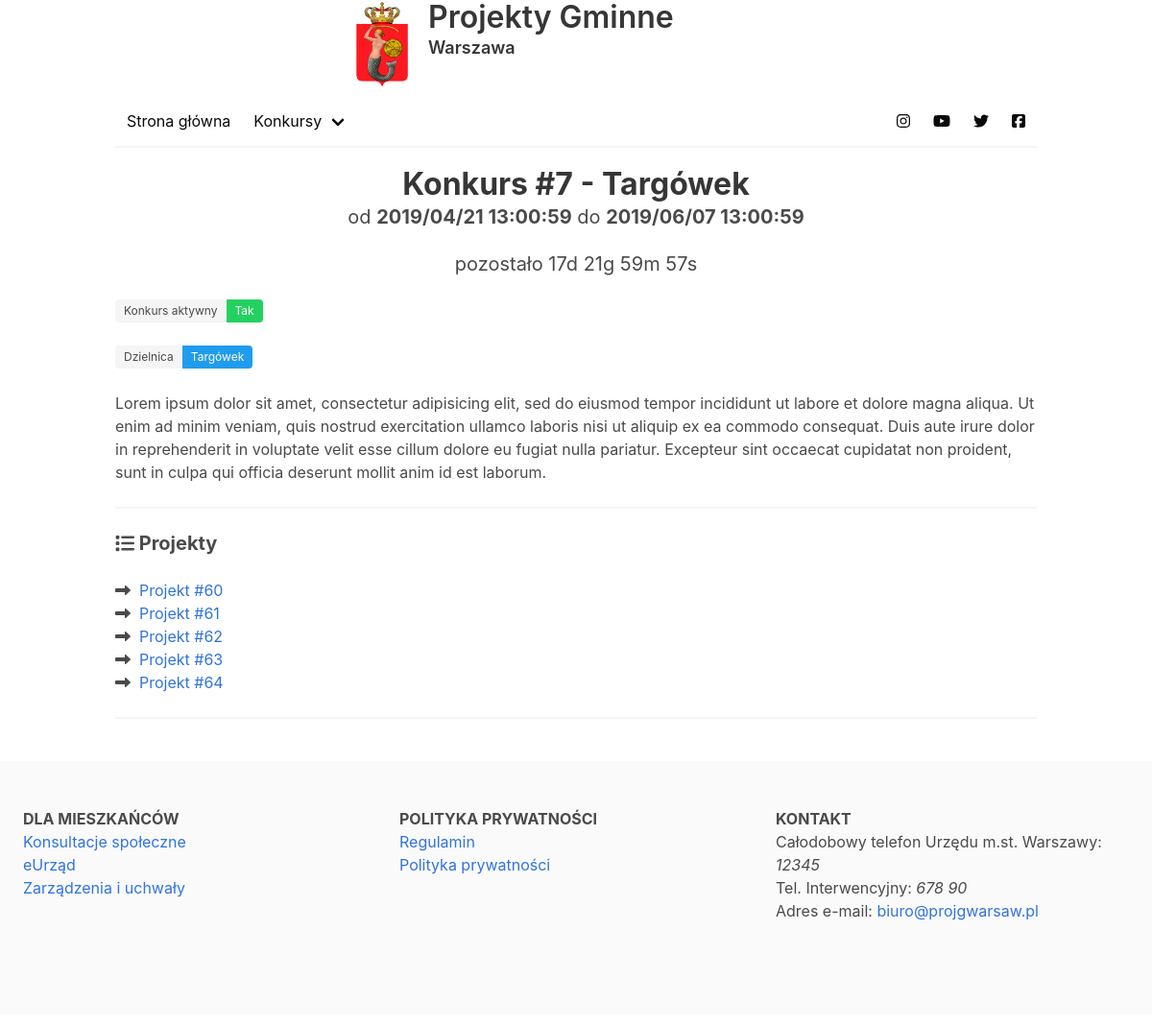
Page /konkursy/konkurs/360 on the committed database.
### projekty_gminne/models.py (models this page shows, shortened)
class Konkurs(models.Model):
    class Meta:
        verbose_name_plural = "Konkursy"
    date_added = models.DateTimeField(auto_now_add=True)
    date_modified = models.DateTimeField(auto_now=True)
    dogrywka = models.BooleanField(default=False)
    dzielnica_id = models.ForeignKey(
        'Dzielnica', null=False, on_delete=models.CASCADE)
    date_start = models.DateTimeField(null=False)
    date_finish = models.DateTimeField(null=False)
    name = models.CharField(max_length=256, null=False)
    description = models.TextField(max_length=1024, null=False, blank=False)

class Dzielnica(models.Model):
    class Meta:
        verbose_name_plural = "Dzielnice"
    date_added = models.DateTimeField(auto_now_add=True)
    date_modified = models.DateTimeField(auto_now=True)
    gmina_id = models.ForeignKey(
        'Gmina', null=False, on_delete=models.CASCADE)
    name = models.CharField(max_length=128, null=False)
    def __str__(self):
        return self.name

class Projekt(models.Model):
    class Meta:
        verbose_name_plural = "Projekty"
    date_added = models.DateTimeField(auto_now_add=True)
    date_modified = models.DateTimeField(auto_now=True)
    konkurs_id = models.ForeignKey(
        'Konkurs', on_delete=models.CASCADE)
    name = models.CharField(max_length=256, null=False)
    instytucja_wdrazajaca = models.CharField(max_length=256, null=False)
    wnioskodawca = models.CharField(max_length=128, null=False)
    okres_realizacji_od = models.DateField(null=False)
    okres_realizacji_do = models.DateField(null=False)
    wartosc_projektu = models.CharField(max_length=32)
    kwota_dofinansowania = models.CharField(max_length=32)
    waluta = models.CharField(choices=CURRENCY, max_length=3, default="PLN")
    nr_wniosku = models.CharField(blank=True, null=True, max_length=32)
    nr_umowy = models.CharField(blank=True, null=True, max_length=32)
    data_zawarcia_umowy = models.DateField(blank=True, null=True)
    attachment = models.FileField(blank=True, null=True, upload_to='attachments/projects')
    description = models.TextField(max_length=1024, null=False)

### projekty_gminne/views.py (the view, shortened to what this page needs)
# urls.py: path('konkurs/<int:pk>', views.KonkursDetail.as_view(), name="konkurs-detail"),
class KonkursDetail(generic.DetailView):
    template_name = "projekty_gminne/konkurs_detail.html"
    model = models.Konkurs
    title = "Strona Konkursu"
    def get_context_data(self, **kwargs):
        context = super().get_context_data(**kwargs)
        context["title"] = "Konkurs: %s" % self.title
        context["active"] = False
        if context["object"].date_start < timezone.now():
            if context["object"].date_finish > timezone.now():
                context["active"] = True
        if context["active"]:
            self.template_name = "projekty_gminne/konkurs_active_detail.html"
            context["projekty_list"] = models.Projekt.objects.filter(konkurs_id=context["object"])
        return context

### projekty_gminne/templates/projekty_gminne/konkurs_active_detail.html (shortened to what this page needs)
{% extends '_Main/template.html' %}
{% load staticfiles %}
{% block content %}
<div class="columns" ng-controller="KonkursAvtcCtrl as Ctrl">
    <div class="column is-mobile">
      <h3 class="title has-text-centered"><b>{{object.name}}</b></h3>
      <h3 class="subtitle has-text-centered">od <b>{{object.date_start|date:"Y/m/d H:i:s"}}</b> do <b>{{object.date_finish|date:"Y/m/d H:i:s"}}</b></h3>
      <h3 class="subtitle has-text-centered" ng-cloak>{a data.time_left a}</b></h3>
      <div class="tags has-addons">
        <span class="tag">Konkurs aktywny</span>
          {% if active %}
          <span class="tag is-success">Tak</span>
          {% else %}
          <span class="tag is-black">Nie</span>
          {% endif %}
      </div>
      <div class="tags has-addons">
        <span class="tag">Dzielnica</span>
        <span class="tag is-info">{{object.dzielnica_id}}</span>
      </div>
      <p>
        <p>{{object.description}}</p>
      </p>
      <hr>
      <h3 class="subtitle"><b><i class="fas fa-list"></i>&nbsp;Projekty</b></h3>
      <ul>
        {% for projekt in projekty_list %}
        <li>
          <i class="fas fa-long-arrow-alt-right"></i>&nbsp;
            <a href="/konkursy/projekt/{{projekt.id}}">{{projekt.name}}</a>
        </li>
        {% endfor %}
      </ul>
      <hr>
    </div>
  </div>
{% endblock %}

### rows in the picture
Konkurs: name "Konkurs #7 - Targówek", date_start "2019/04/21 13:00:59", date_finish "2019/06/07 13:00:59", dzielnica_id "Targówek", description "Lorem ipsum dolor sit amet, consectetur adipisicing elit, sed do eiusmod tempor incididunt ut labore et dolore magna aliqua. Ut enim ad minim veniam, quis nostrud exercitation ullamco laboris nisi ut aliquip ex ea commodo consequat. Duis aute irure dolor in reprehenderit in voluptate velit esse cillum dolore eu fugiat nulla pariatur. Excepteur sint occaecat cupidatat non proident, sunt in culpa qui officia deserunt mollit anim id est laborum."
Projekt: name "Projekt #60"
Projekt: name "Projekt #61"
Projekt: name "Projekt #62"
Projekt: name "Projekt #63"
Projekt: name "Projekt #64"
